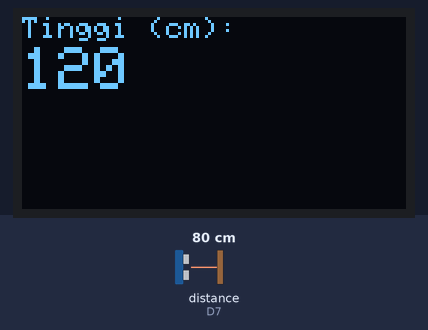
A sketch run on a simulated ESP8266 (Wemos D1 mini). On the bench: 128×64 one-colour display. The inputs (shaded band) are chosen by the test bench; at power-on: distance to the obstacle (sensor on D7) 80 cm. The echo pulse lasts 58.3 µs per cm; what the sketch prints to the serial monitor is not drawn.

Above: at 3.4 s.
3.5 s: distance to the obstacle (sensor on D7) set to 2 cm
At 4.6 s:
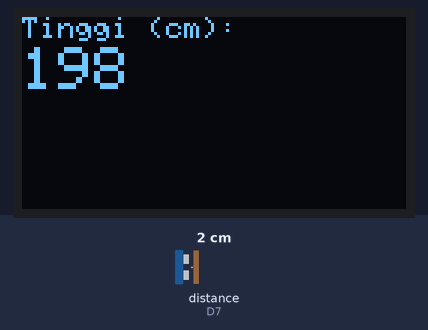
5.3 s: distance to the obstacle (sensor on D7) set to 4 cm
At 6.2 s:
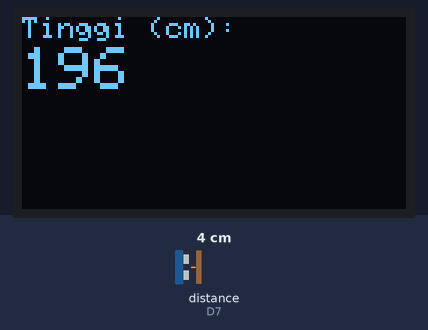
7.3 s: distance to the obstacle (sensor on D7) set to 9 cm
At 8.9 s:
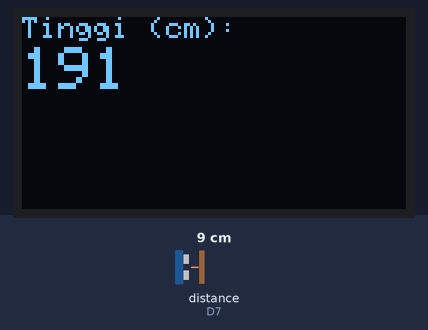
Timing chart, 0 to 10.4 s (numbered marks = the images above; inputs shaded):
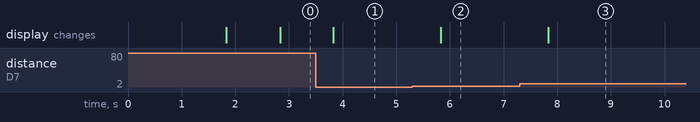

The sketch:

HeightMart.ino
```cpp
// Fill-in information from your Blynk Template here
#define BLYNK_TEMPLATE_ID "TMPLnG66Cxzw"
#define BLYNK_DEVICE_NAME "Tinggi Badan"
//#define BLYNK_AUTH_TOKEN "GMb1eChODpOXpf_HvD8jCQ0w3NIlhV7i"

#define BLYNK_FIRMWARE_VERSION        "0.1.0"

#include <SPI.h> // pemanggil library SPI
#include <Wire.h> // pemanggil library komunikasi serial
#include <Adafruit_GFX.h> //pemanggilan library GFX
#include <Adafruit_SSD1306.h> //pemanggilan library OLED SSD1306
#include <HCSR04.h> //Memasukkan library HCSR04

#define SCREEN_ADDRESS 0x3C //alamat untuk I2C OLED

int jarak, tinggi;
HCSR04 hc(D6, D7);
Adafruit_SSD1306 display = Adafruit_SSD1306(128, 64, &Wire); //OLED menggunakan kolom 128 pixel dan baris 64 pixel

#define BLYNK_PRINT Serial
//#define BLYNK_DEBUG

#define APP_DEBUG

// Uncomment your board, or configure a custom board in Settings.h
//#define USE_SPARKFUN_BLYNK_BOARD
//#define USE_NODE_MCU_BOARD
//#define USE_WITTY_CLOUD_BOARD
#define USE_WEMOS_D1_MINI

#include "BlynkEdgent.h"
BlynkTimer timer;

void sensor() {
  jarak = hc.dist();
  tinggi = 200 - jarak;
  Serial.print("Jarak (cm):");
  Serial.println(jarak);
  Serial.print("Tinggi (cm):");
  Serial.println(tinggi);
  display.setTextSize(1);
  display.setCursor(0,0);
  display.print("Tinggi (cm): ");
  display.setTextSize(2);
  display.setCursor(0,10);
  display.print(tinggi);
  display.display(); // menampilkan isi OLED
  display.clearDisplay(); // membersihkan tampilan
  //Blynk.virtualWrite(V3, jarak); //mengirimkan data jarak ke Virtual pin V3 di Blynk Cloud
  Blynk.virtualWrite(V2, tinggi); //mengirimkan data tinggi ke Virtual pin V2 di Blynk Cloud
}

void setup() {
  Serial.begin(115200);
  BlynkEdgent.begin();
  timer.setInterval(1000L, sensor);

  if (!display.begin(SSD1306_SWITCHCAPVCC, SCREEN_ADDRESS)) {
    Serial.println(F("SSD1306 allocation failed"));
    for(;;); // Don't proceed, loop forever
  }

  display.setTextSize(2); //ukuran teks
  display.setTextColor(SSD1306_WHITE); //warna OLED (putih)
  display.clearDisplay(); //membersihkan display oled

  // timer.setInterval(1000L, sensor);
  // Serial.begin(115200);
  // delay(100);
  // BlynkEdgent.begin();
}

void loop() {
  BlynkEdgent.run();
  timer.run();
}
```

Measured:
- after the input at 3.5 s, the display: changes after 0.33 s (image 1)
- after the input at 5.3 s, the display: changes after 0.53 s (image 2)
- after the input at 7.3 s, the display: changes after 0.53 s (image 3)
